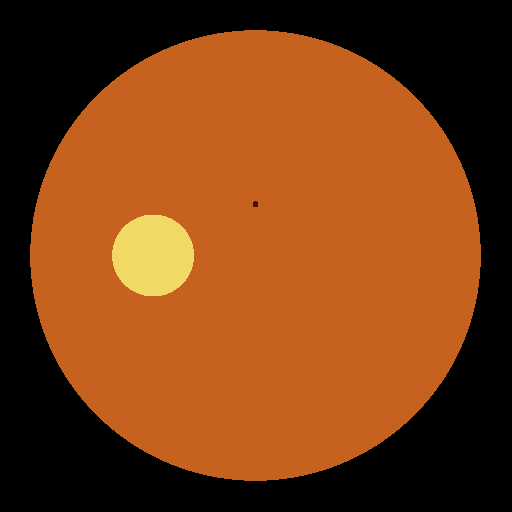
%> input picture dr-screening-sih/data/raw/aptos2019/images/aptos_0001.png, 512 x 512 px; its folder holds only this picture in this run
$ octave --eval "run_dr_app;"   (GNU Octave 9; MATLAB toolbox functions it lacks are replaced by stand-ins)
%> lines starting %> are read from the running program, lines starting %| are printed output that depends on the picture; in (x1, y1, x2, y2) boxes, pixels count from 0 and x2, y2 are one past the last pixel; in counts of white or black regions, pixels touching at a corner belong together; the program's own positions count from 1
### dr-screening-sih/src/run_full_pipeline.m
function dr_struct = run_full_pipeline(img, patient_id, phc_id)
%> called with patient_id = 'PAT-APP-9901', phc_id = 'PHC-RURAL-01'
% RUN_FULL_PIPELINE Top-Level End-to-End Integration Deliverable.
% Executes the complete 5-Module Clinical Pipeline & Telemedicine Simulation:
%   1. Shared MATLAB struct initialization
%   2. Module 1: Image Quality Assessment & Preprocessing (IQA Gate <200ms)
%      [SHORT-CIRCUIT ASSERTION]: If ungradable, aborts before Modules 2, 3, 4!
%   3. Module 2: Anatomical & Lesion Segmentation (Disc, Fovea, MAs, Hem, Exudates, NV)
%   4. Module 3: ICDR Severity Grading (Fused CNN + Hand-crafted Lesion Features)
%   5. Module 4: Clinician-Centric XAI & PDF Report Generation (<30s review)
%   6. Module 5: Simulink/SimEvents Telemedicine Network Simulation (Staffing Recommendation)
%
% Inputs:
%   img        - Input RGB fundus image (filename or RGB matrix)
%   patient_id - Optional patient ID string (default: 'PAT-2026-8841')
%   phc_id     - Optional PHC ID string (default: 'PHC-RURAL-042')
% Outputs:
%   dr_struct  - Complete populated shared MATLAB struct

t_pipeline_start = tic;

if nargin < 2 || isempty(patient_id), patient_id = 'PAT-2026-8841'; end
if nargin < 3 || isempty(phc_id), phc_id = 'PHC-RURAL-042'; end

% Ensure path resolution for all modules
src_dir = fileparts(mfilename('fullpath'));
addpath(fullfile(src_dir, 'mod1_iqa'));
addpath(fullfile(src_dir, 'mod2_segmentation'));
addpath(fullfile(src_dir, 'mod3_grading'));
addpath(fullfile(src_dir, 'mod4_xai_report'));
addpath(fullfile(src_dir, 'mod5_simulink'));
addpath(fullfile(src_dir, '..', 'coder_export'));

% Load image if string path
if ischar(img) || isstring(img)
    img_path = char(img);
    img = imread(img_path);
%> img is the input picture: size 512x512x3 uint8; mean R, G, B 121.9, 61.4, 20.3
end
if isinteger(img)
    img = double(img) / 255.0;
%> img: size 512x512x3 double
end

% Warmup call to eliminate JIT compilation overhead for Module 1 edge gate
[~, ~, ~, ~] = iqa_classifier(img);

% 1. Initialize Shared MATLAB Struct (`dr_struct`)
dr_struct.image = img;
dr_struct.patient_id = patient_id;
dr_struct.phc_id = phc_id;
dr_struct.timestamp = datestr(now, 'yyyy-mm-dd HH:MM:SS');
dr_struct.features = struct('ma_count', 0, 'hem_count', 0, 'exudate_area_pct', 0.0, 'disc_to_lesion_dist', 500.0, 'has_nv', 0, 'feature_vector', zeros(1, 18));

fprintf('========================================================\n');
fprintf('STARTING FULL 5-MODULE CLINICAL SCREENING PIPELINE\n');
fprintf('Patient ID: %s  |  PHC ID: %s\n', patient_id, phc_id);
fprintf('========================================================\n');

% 2. MODULE 1: Image Quality Assessment Gate
[is_gradable, reason_code, iqa_metrics, latency_mod1] = iqa_classifier(img);
dr_struct.iqa_metrics = iqa_metrics;
dr_struct.is_gradable = is_gradable;
dr_struct.iqa_reason = reason_code;
dr_struct.mod1_latency_ms = latency_mod1;

fprintf('[Module 1: IQA Gate Result]\n');
fprintf('  Gradable   : %s\n', char(string(is_gradable)));
fprintf('  Reason Code: %s\n', reason_code);
fprintf('  Latency    : %.2f ms (Target: < 200ms)\n', latency_mod1);

if latency_mod1 > 200.0
    fprintf('  [WARNING: IQA Gate Latency Exceeded 200ms Target (%.1f ms)]\n', latency_mod1);
end

% [INTEGRATION SHORT-CIRCUIT ASSERTION]
% If ungradable, short-circuit immediately before Modules 2, 3, or 4 run!
if ~is_gradable
    fprintf('\n>>> PIPELINE SHORT-CIRCUITED AT MODULE 1 GATE! <<<\n');
    fprintf('Reason: Image is UNGRADABLE (%s). Re-capture required.\n', upper(reason_code));
    fprintf('Diagnostic grading models blocked from running on bad data.\n');

    dr_struct.icdr_grade = -1;
    dr_struct.confidence = 0.0;
    dr_struct.referable_dr = false;
    dr_struct.dme_risk = false;
    dr_struct.report_path = '';
    dr_struct.total_pipeline_time_sec = toc(t_pipeline_start);
    return;
end

% Preprocessing chain for gradable image
[preprocessed_img, green_clahe] = preprocess_image(img, [512, 512]);
dr_struct.preprocessed = preprocessed_img;

% 3. MODULE 2: Anatomical & Lesion Segmentation
fprintf('\n[Module 2: Anatomical & Lesion Segmentation]\n');
anatomy = segment_anatomy(img, green_clahe);
lesion_masks = segment_lesions(img, preprocessed_img, green_clahe, anatomy);
features = extract_lesion_features(lesion_masks, anatomy);

dr_struct.anatomy = anatomy;
dr_struct.lesion_masks = lesion_masks;
dr_struct.features = features;

fprintf('  Optic Disc Center : [%d, %d]\n', anatomy.disc_center(1), anatomy.disc_center(2));
fprintf('  Fovea Coordinates : [%d, %d]\n', anatomy.fovea_coord(1), anatomy.fovea_coord(2));
fprintf('  Lesion Counts     : MAs=%d, Hem=%d, ExudateArea=%.2f%%, NV=%s\n', ...
    features.ma_count, features.hem_count, features.exudate_area_pct, char(string(features.has_nv > 0)));

% 4. MODULE 3: ICDR Severity Grading
fprintf('\n[Module 3: ICDR Severity Grading & Feature Fusion]\n');
model = build_fused_model('efficientnetb0');
[grade, referable_dr, raw_conf, probs] = predict_icdr_grade(img, features.feature_vector, model);

dr_struct.icdr_grade = grade;
dr_struct.referable_dr = referable_dr;
dr_struct.raw_confidence = raw_conf;
dr_struct.class_probabilities = probs;

fprintf('  Predicted ICDR Grade : %d\n', grade);
fprintf('  Referable DR Status  : %s\n', char(string(referable_dr)));

% 5. MODULE 4: Clinician-Centric XAI & PDF Report Generation
fprintf('\n[Module 4: Clinician XAI & PDF Report Generation]\n');
[calibrated_conf, calib_probs] = calibrate_confidence(probs, 1.35);
[dme_risk, min_dist_px, dist_dd] = check_dme_risk(lesion_masks.exudates, anatomy.fovea_coord, anatomy.disc_radius);
gradcam_overlay = generate_gradcam_overlay(img, green_clahe, lesion_masks, anatomy, grade);

dr_struct.confidence = calibrated_conf;
dr_struct.calibrated_probabilities = calib_probs;
dr_struct.dme_risk = dme_risk;
dr_struct.gradcam_overlay = gradcam_overlay;

report_dir = fullfile(src_dir, '..', 'reports');
report_path = generate_clinician_report(dr_struct, report_dir);
dr_struct.report_path = report_path;

% Measured Edge Metrics for Module 5
bench_results = benchmark_edge_latency('jetson_orin_nano');
dr_struct.payload_size_kb = bench_results.payload_size_kb;
dr_struct.edge_latency_ms = bench_results.edge_latency_ms;

% 6. MODULE 5: Simulink Telemedicine Network Discrete Event Simulation
fprintf('\n[Module 5: Telemedicine Network Simulation]\n');
ops_results = run_simulink_simulation(40, 2, 8);
dr_struct.ops_simulation_results = ops_results;

dr_struct.total_pipeline_time_sec = toc(t_pipeline_start);

fprintf('\n========================================================\n');
fprintf('FULL PIPELINE EXECUTED SUCCESSFULLY IN %.2f SECONDS!\n', dr_struct.total_pipeline_time_sec);
fprintf('Clinician PDF Report: %s\n', report_path);
fprintf('========================================================\n\n');

end

### dr-screening-sih/src/mod1_iqa/compute_iqa_metrics.m
function metrics = compute_iqa_metrics(img)
% COMPUTE_IQA_METRICS Computes per-image quality metrics for gradability assessment:
%   1. Laplacian-variance sharpness
%   2. Mean & Std illumination (LAB L-channel)
%   3. Circular Hough fit FOV coverage ratio
%   4. Green-channel vessel-density proxy
%
% Input:
%   img - Input RGB fundus image (uint8 or double, values 0..255 or 0..1)
% Output:
%   metrics - Struct containing quantitative IQA metric values

if isinteger(img)
    img = double(img) / 255.0;
end

[H, W, ~] = size(img);
green_ch = img(:, :, 2);
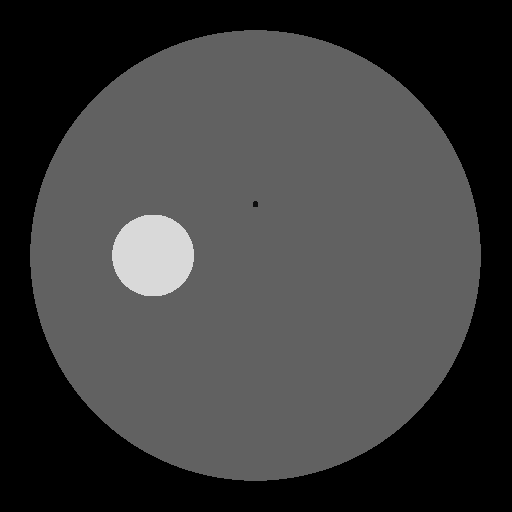
%> green_ch: size 512x512 double; min 0, max 0.851, mean 0.241

% 1. Sharpness via Laplacian Variance
lap_filter = fspecial('laplacian', 0.2);
lap_map = imfilter(green_ch, lap_filter, 'replicate');
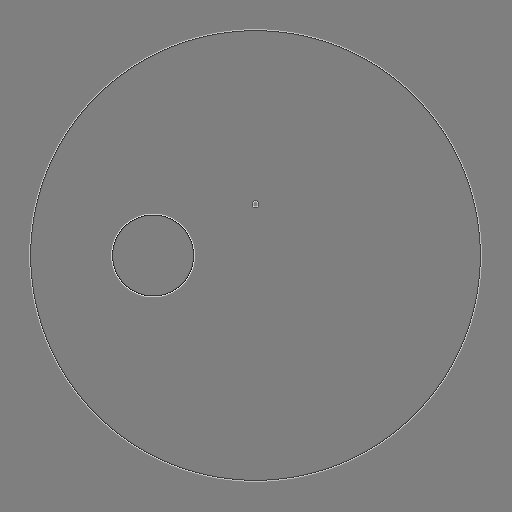
%> lap_map: size 512x512 double; min -0.784, max 0.784, mean 1.46e-16; drawn with min black and max white
metrics.sharpness_variance = var(lap_map(:));
%> metrics.sharpness_variance = 0.00287

% 2. Illumination metrics via LAB L-channel
% Convert RGB to LAB (manual or via rgb2lab)
try
    lab_img = rgb2lab(img);
%> lab_img: size 512x512x3 double; mean of channels 1, 2, 3 32.7, 21.5, 32.3
    L_ch = lab_img(:, :, 1);
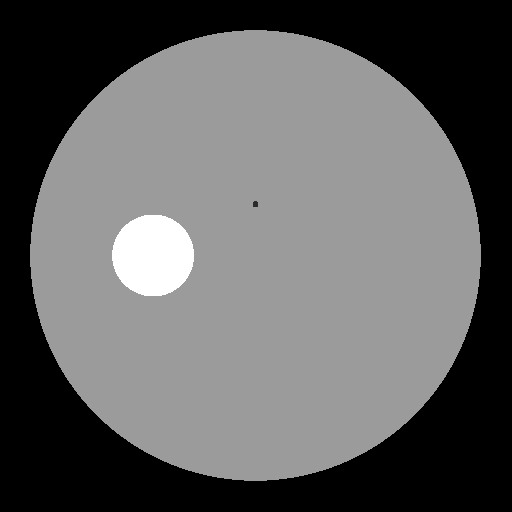
%> L_ch: size 512x512 double; min 0, max 86.73, mean 32.7; drawn with min black and max white
catch
    % Fallback luminance calculation if rgb2lab is missing
    L_ch = (0.299 * img(:,:,1) + 0.587 * img(:,:,2) + 0.114 * img(:,:,3)) * 100;
end
metrics.illumination_mean = mean(L_ch(:));
%> metrics.illumination_mean = 32.75
metrics.illumination_std = std(L_ch(:));
%> metrics.illumination_std = 26.71

% 3. FOV Coverage Ratio (Circular Hough fit / binarization)
gray_img = 0.299 * img(:,:,1) + 0.587 * img(:,:,2) + 0.114 * img(:,:,3);
fov_mask = gray_img > 0.05;
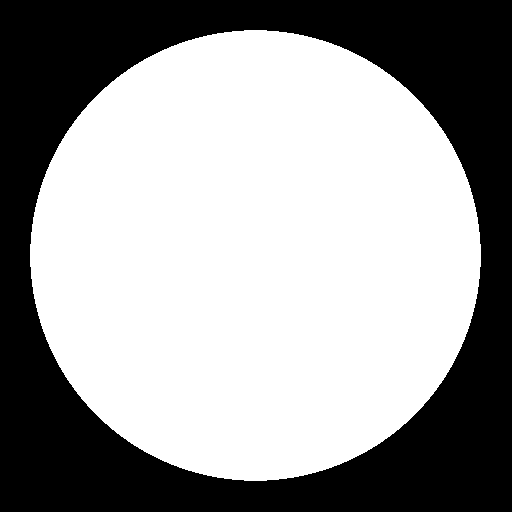
%> fov_mask: size 512x512 logical; 60.8% white; 1 black region, box (x1, y1, x2, y2) and area: (0, 0, 512, 512) 102695
fov_pixel_count = sum(fov_mask(:));
%> fov_pixel_count = 159449
total_pixels = H * W;
metrics.fov_coverage = fov_pixel_count / total_pixels;
%> metrics.fov_coverage = 0.608

% 4. Vessel Density Proxy (adaptive binarization on green channel)
bw_vessels = imbinarize(green_ch, 'adaptive', 'Sensitivity', 0.4);
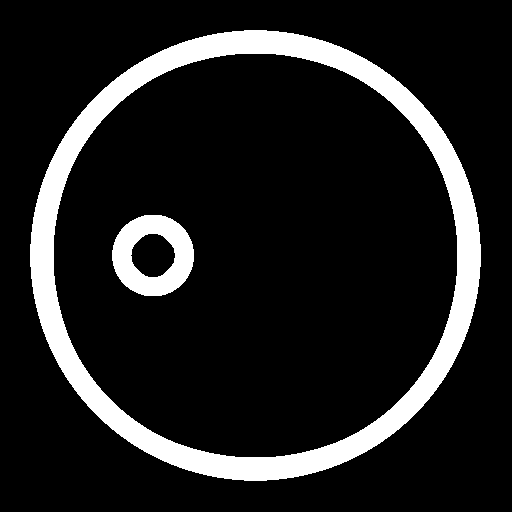
%> bw_vessels: size 512x512 logical; 12.8% white; 2 white regions, box (x1, y1, x2, y2) and area: (30, 30, 481, 481) 29796, (112, 215, 194, 296) 3848
% Exclude outer background
bw_vessels(~fov_mask) = 0;
metrics.vessel_density = sum(bw_vessels(:)) / max(1, fov_pixel_count);
%> metrics.vessel_density = 0.211

end

### dr-screening-sih/src/mod1_iqa/iqa_classifier.m
function [is_gradable, reason_code, metrics, elapsed_ms] = iqa_classifier(img)
% IQA_CLASSIFIER Evaluates fundus image quality and returns gradability status.
% Hard constraint: Must execute in < 200ms at the edge.
%
% Inputs:
%   img         - Input RGB image
% Outputs:
%   is_gradable - Boolean (true if image is gradable, false otherwise)
%   reason_code - Structured string: 'pass', 'blur', 'illumination', 'fov_cutoff'
%   metrics     - Quantitative IQA metrics struct
%   elapsed_ms  - Processing latency in milliseconds

t_start = tic;

% Calculate quality metrics
metrics = compute_iqa_metrics(img);
%> metrics = {sharpness_variance 0.00287, illumination_mean 32.75, illumination_std 26.71, fov_coverage 0.608, vessel_density 0.211}

% Gate 0: Verify image is genuinely an ocular fundus photograph (OOD / Scenery check)
[is_fundus, fundus_score, validity_info] = verify_fundus_validity(img);
metrics.is_fundus = is_fundus;
metrics.fundus_score = fundus_score;
metrics.validity_info = validity_info;

% Define empirical decision thresholds for edge gate
SHARPNESS_THRESHOLD = 0.00015; % Below this is blurry
ILLUM_MIN = 8.0;              % Below this is dark/underexposed
ILLUM_MAX = 92.0;             % Above this is overexposed/washed out
FOV_MIN_RATIO = 0.35;         % Below this is truncated FOV

is_gradable = true;
reason_code = 'pass';

if ~is_fundus
    is_gradable = false;
    reason_code = 'non_fundus';
elseif metrics.sharpness_variance < SHARPNESS_THRESHOLD
    is_gradable = false;
    reason_code = 'blur';
elseif metrics.illumination_mean < ILLUM_MIN || metrics.illumination_mean > ILLUM_MAX
    is_gradable = false;
    reason_code = 'illumination';
elseif metrics.fov_coverage < FOV_MIN_RATIO
    is_gradable = false;
    reason_code = 'fov_cutoff';
end

elapsed_ms = toc(t_start) * 1000;

end

### dr-screening-sih/src/mod1_iqa/verify_fundus_validity.m
function [is_fundus, fundus_score, info] = verify_fundus_validity(img)
% VERIFY_FUNDUS_VALIDITY Gatekeeper Mini-Model: Verifies that an input image
% is genuinely an ocular retinal fundus photograph (rejects scenery, natural
% photos, faces, documents, pets, or out-of-distribution imagery).
%
% Inputs:
%   img          - RGB image (uint8 or double)
% Outputs:
%   is_fundus    - Logical flag (true if image is retinal fundus, false otherwise)
%   fundus_score - Confidence percentage (0..100) that image is ocular fundus
%   info         - Struct with chromatic, aperture, and cool-color diagnostic metrics

if isinteger(img)
    img = double(img) / 255.0;
end

[H, W, C] = size(img);
if C < 3
    is_fundus = false;
    fundus_score = 0;
    info.reason = 'Grayscale / single-channel image. Ocular chromatic signature missing.';
    return;
end

% 1. Extract RGB channels
r_ch = img(:,:,1);
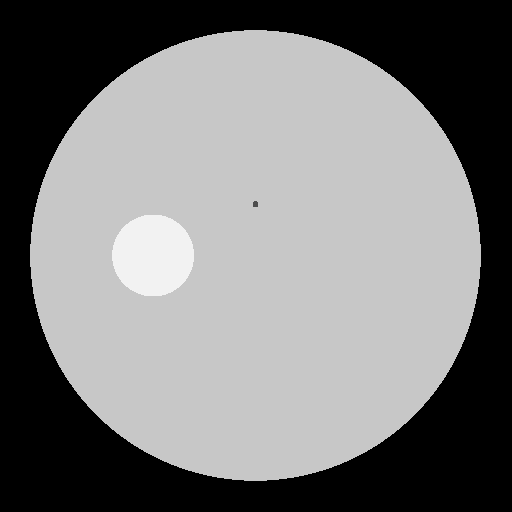
%> r_ch: size 512x512 double; min 0, max 0.949, mean 0.478
g_ch = img(:,:,2);
b_ch = img(:,:,3);
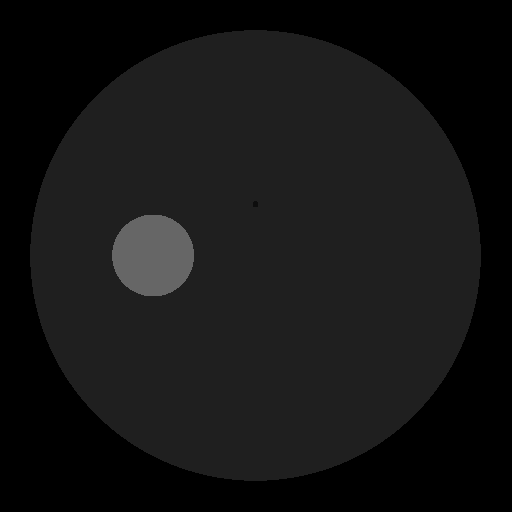
%> b_ch: size 512x512 double; min 0, max 0.4, mean 0.0795

% Compute Luminance
lum = 0.299*r_ch + 0.587*g_ch + 0.114*b_ch;
valid_mask = lum > 0.05;
non_dark_count = sum(valid_mask(:));
%> non_dark_count = 159449

if non_dark_count < (0.15 * H * W)
    is_fundus = false;
    fundus_score = 5.0;
    info.reason = 'Extremely low valid pixel count (<15% illuminated).';
    return;
end

% 2. Mean Chromatic Distribution on Non-Dark Tissue
r_vals = r_ch(valid_mask);
g_vals = g_ch(valid_mask);
b_vals = b_ch(valid_mask);

mean_r = mean(r_vals);
%> mean_r = 0.786
%> (the rest of the program and of its run is left out)
